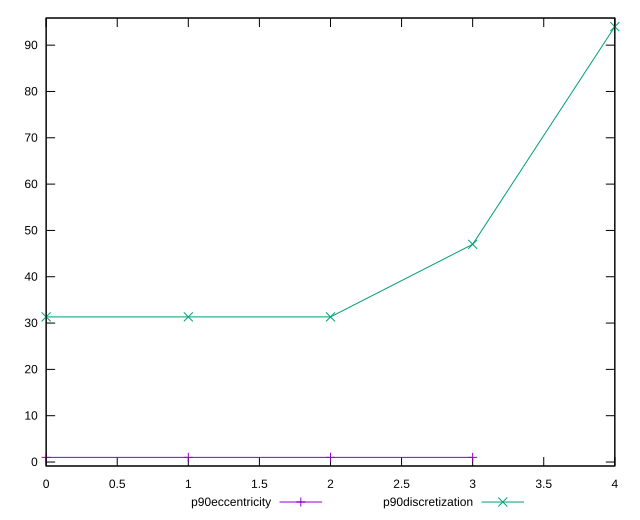

Write gnuplot code to recreate this figure.
reset

$p90Eccentricity <<EOF
0 0.999999999999998
1 1.0000000000000018
2 1.000000000000001
3 1.0000000000000002
EOF

$p90Discretization <<EOF
0 31.333333333333332
1 31.333333333333332
2 31.333333333333332
3 47
4 94
EOF

set key outside below
set xrange [0:4]
set yrange [-0.8600000000000021:95.86]
set trange [-0.8600000000000021:95.86]
set terminal svg size 640, 520 enhanced background rgb 'white'
set output "report_00018_2021-02-10T15-25-16.877Z/uses-http2/progression/eccentricity.svg"

plot $p90Eccentricity title "p90eccentricity" with linespoints, \
     $p90Discretization title "p90discretization" with linespoints

reset
